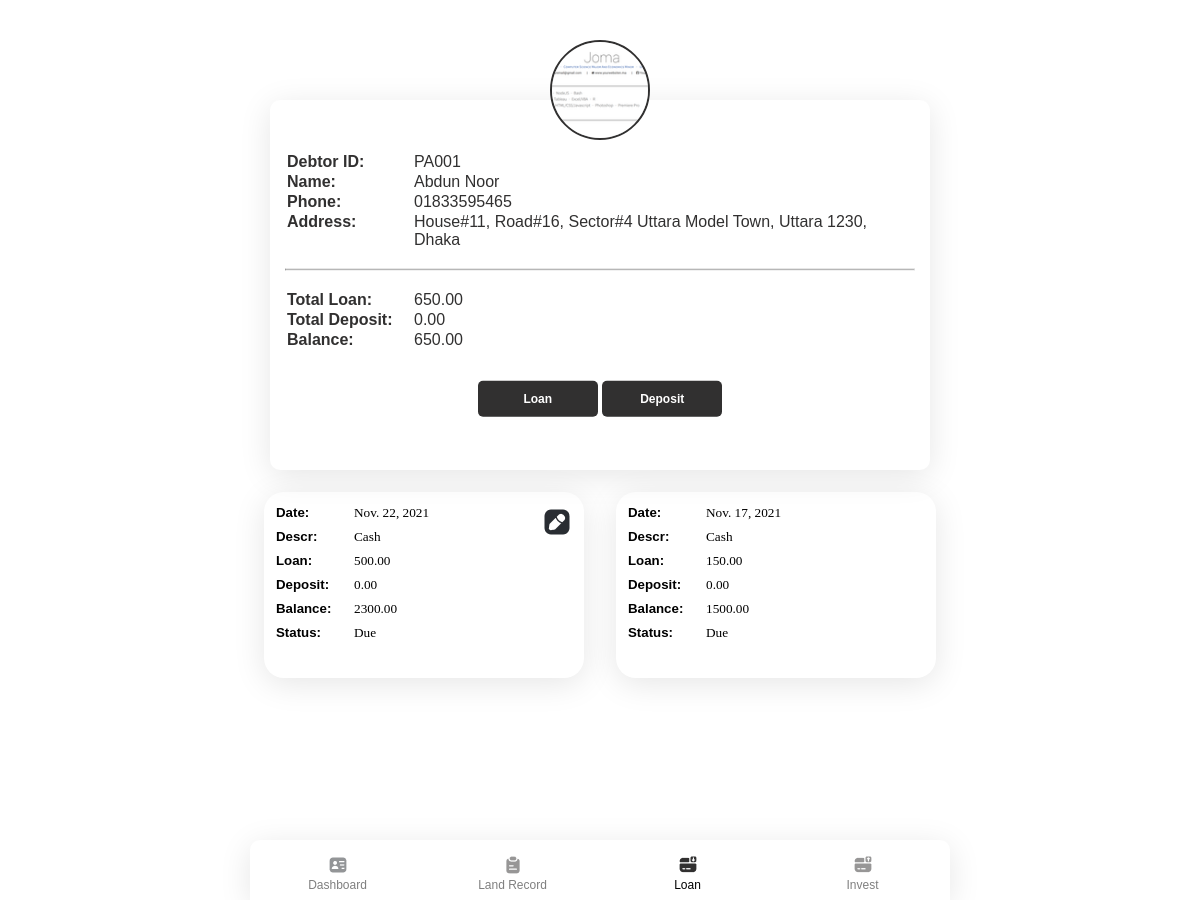
The app's page /debtorprofile/1 (signed in) with its own data.
### app/models.py (models this page shows, shortened)
class Debtor(models.Model):
    debtorName = models.CharField(max_length=50)
    phone = models.CharField(max_length=15, blank=True, null= True)
    address = models.TextField(blank=True, null= True)
    img = models.ImageField(default='avatar.png', upload_to='pics')
    lender = models.ForeignKey(User, on_delete=models.SET_NULL, blank=True, null=True)
    totalbalance = models.FloatField(default=0, null=True, blank=True)
    def __str__(self):
        return "PA00" +str(self.id)

class Account(models.Model):
    debtor = models.ForeignKey(Debtor, on_delete=models.SET_NULL, blank=True, null=True)
    description = models.TextField(blank=True, null= True)
    loan = models.FloatField(default=0, null=True, blank=True)
    deposit = models.FloatField(default=0, null=True, blank=True)
    balance = models.FloatField(default=0, null=True, blank=True)
    date = models.DateField( default=datetime.date.today, blank=True, null=True)
    status = models.BooleanField(default=None, null=True, blank=False)

### app/views.py (the view)
# urls.py: path('debtorprofile/<int:id>', views.debtorprofile, name='debtorprofile'),
@login_required(login_url='login')
def debtorprofile(request, id):
    if request.method == 'POST' and request.FILES['img']:
        i = request.FILES['img']
        profile = Debtor.objects.get(id=id)
        profile.img = i
        profile.save()
        return redirect("debtorprofile", id)
    else:
        profile = Debtor.objects.get(id=id)
        accounts = Account.objects.filter(debtor=profile).order_by('-id')
        total_loan, total_depost, b = total_count_debtor(accounts)
        return render(request, "app/debtorprofile.html",{
            "profile": profile,
            "accounts": accounts,
            "total_loan": total_loan,
            "total_deposit": total_depost,
            "Due": b,
        })

### app/views.py (called while the page is built)
def total_count_debtor(accounts):
    total_loan = 0
    total_depost = 0
    b = 0
    for account in accounts:
        total_loan = total_loan + account.loan
        total_depost = total_depost + account.deposit
    b = total_loan - total_depost
    return total_loan, total_depost, b

### app/templates/app/debtorprofile.html (shortened to what this page needs)
{% extends "app/layout.html" %}
{% load static %}
{% block body %}
<header class="profile" style="text-align: center;">
  <div class="image-upload">
          <label onclick="imagePreview(imgbtn)" id="imgbtn">
              <img src="{{ profile.img.url }}" />
          </label>
  </div>
  <div class="info">
    <div class="profileinfo">
      <table>
        <tr><td class="column_left">Debtor ID: </td><td class="column_right" >{{ profile }}</td></tr>
      <tr><td class="column_left">Name: </td><td class="column_right">{{ profile.debtorName }}</td></tr>
      <tr><td class="column_left">Phone: </td><td class="column_right">{{ profile.phone }}</td></tr>
      <tr><td class="column_left">Address: </td><td class="column_right">{{ profile.address }}</td></tr>
      </table>
    </div>
    <br>
    <hr>
    <br>
    <div class="infototal">
      <table>
      <tr><td class="column_left">Total Loan: </td><td class="column_right">{{ total_loan|floatformat:2 }}</td></tr>
      <tr><td class="column_left">Total Deposit: </td><td class="column_right">{{ total_deposit|floatformat:2 }}</td></tr>
      <tr><td class="column_left">Balance: </td><td class="column_right">{{ Due|floatformat:2 }}</td></tr>
      </table>
      <br>
    </div>
      <div class="buttondiv">
          <button class="samebuttons" type="button" onclick="ModalFunc(loanbtn)" id="loanbtn">Loan</button>
          <button class="samebuttons" type="button" onclick="ModalFunc(depositbtn)" id="depositbtn">Deposit</button>
      </div>
  </div>
</header>
<div class="list-cards">
  {% for account in accounts %}
  <div class="card list">
      <h5>Date: <span class="lightword">{{ account.date }}</span></h5>
      <h5>Descr: <span class="lightword">{{ account.description }}</span></h5>
      <h5>Loan: <span class="lightword">{{ account.loan|floatformat:2 }}</span></h5>
      <h5>Deposit: <span class="lightword">{{ account.deposit|floatformat:2 }}</span></h5>
      <h5>Balance: <span class="lightword">{{ account.balance|floatformat:2 }}</span></h5>
      <h5>Status: <span class="lightword">{% if account.status %} Paid {% else %} Due {% endif %}</span></h5>
      {% if forloop.counter == 1 %}
        <a href="{% url 'edit' account.id 'loanedit' account.debtor  %}"><img src="{% static 'app/img/icon/edit.png' %}" alt=""></a>
      {% endif %}
  </div>
  {% endfor %}
</div>
{% endblock %}

### app/static/app/css/main.css (style rules this page uses)
* { margin: 0; padding: 0; box-sizing: border-box; font-family: 'Poppins', sans-serif; }
html, body { height: 100%; max-width: 700px; margin: auto; }
header { margin: 50px 20px 0 20px; color: #313030; }
.list-cards { display: grid; grid-template-columns: repeat(auto-fit, minmax(320px, max-content)); grid-gap: 12px; justify-content: center; margin-top: 20px; padding-bottom: 70px; }
.card { width: 320px; height: 117px; margin: 2px 10px; box-shadow: 0px 6px 32px rgba(0, 0, 0, 0.1); border-radius: 20px; }
.card img { margin: 15px 0 0 15px; }
.close, .samebuttons, .menuCard button { width: 120px; height: 36px; background: #313030; border-radius: 5px; color: white; border: none; cursor: pointer; font-weight: 600; font-size: 12px; }
.list { padding: 12px; height: 186px; position: relative; }
.list h5 { margin-bottom: 6px; line-height: 18px; }
.list img { position: absolute; top: 0px; right: 12px; }
.lightword { font-family: Poppins; font-style: normal; font-weight: 500; position: absolute; left: 90px; }
table, tr { font-weight: bold; vertical-align: text-top; }
.column_left { width: 110px; }
.column_right { font-weight: 500; padding-left: 15px; }
.buttondiv { text-align: center; margin-top: 12px; }
.profile { background: #ffffff; box-shadow: 0px 6px 32px rgba(0, 0, 0, 0.1); border-radius: 10px; margin-top: 100px; }
.profile img { width: 100px; height: 100px; background: #C4C4C4; border-radius: 50%; object-fit: cover; border: 2px solid #313030; box-sizing: border-box; transform: translatey(-60%); }
.info { transform: translatey(-20%); margin: 0 15px; text-align: left; }
.info hr { border-top: 1px solid #a0a0a0; }

### records on screen
Debtor: img (picture), id "PA001", debtorName "Abdun Noor", phone "01833595465", address "House#11, Road#16, Sector#4 Uttara Model Town, Uttara 1230, Dhaka"
Account: date "Nov. 22, 2021", description "Cash", loan "500.00", deposit "0.00", balance "2300.00", status "Due"
Account: date "Nov. 17, 2021", description "Cash", loan "150.00", deposit "0.00", balance "1500.00", status "Due"

### other values on screen
{{ total_loan|floatformat:2 }} "650.00"
{{ total_deposit|floatformat:2 }} "0.00"
{{ Due|floatformat:2 }} "650.00"
